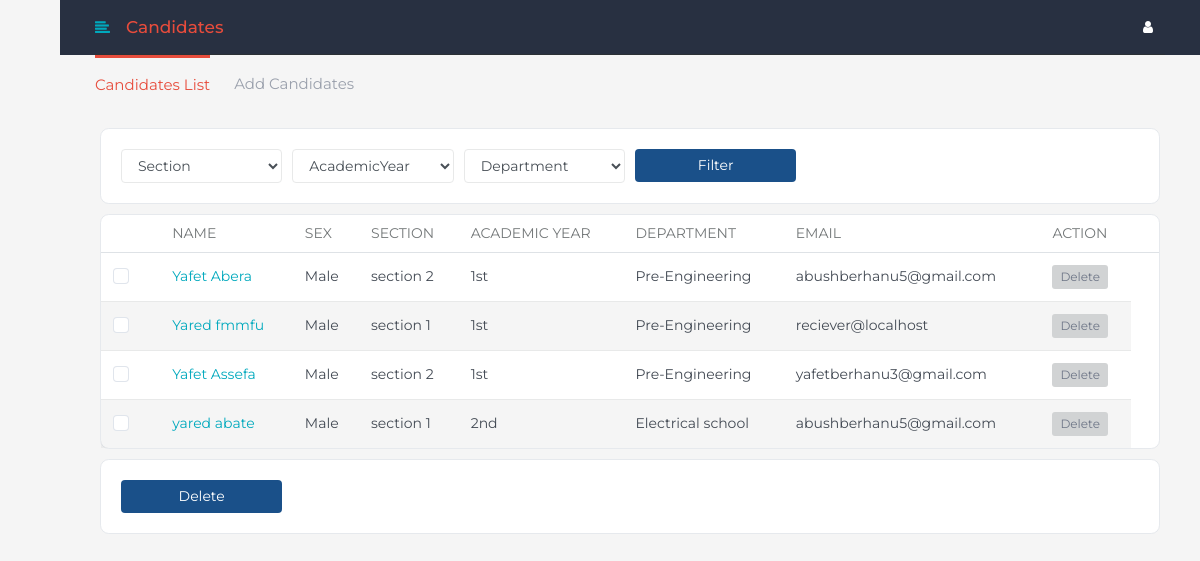
Before: /admin/candidate-list.php (signed in) with the older database file.
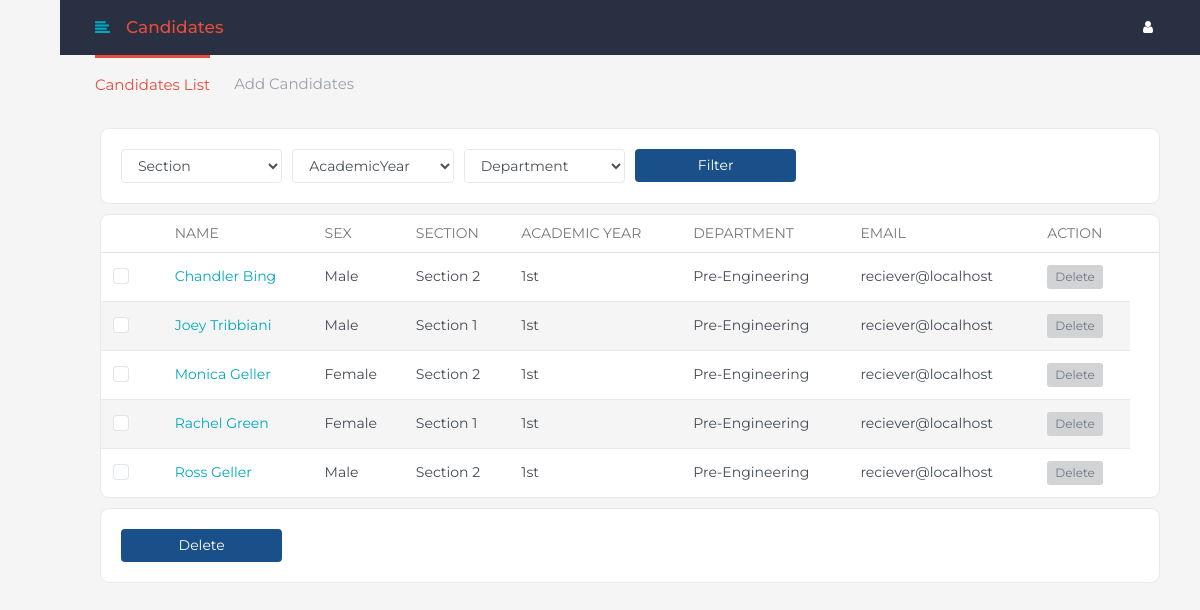
After: the same page with the newer database file.
### tables this page shows
CREATE TABLE `candidate` (
  `candidateId` varchar(25) NOT NULL,
  `password` varchar(256) NOT NULL,
  `firstName` varchar(50) NOT NULL,
  `lastName` varchar(50) NOT NULL,
  `sex` char(1) NOT NULL,
  `candidateImage` varchar(500) NOT NULL,
  `registrationDate` datetime NOT NULL,
  `sectionId` int(6) NOT NULL,
  `email` varchar(50) NOT NULL
);

CREATE TABLE `section` (
  `sectionId` int(6) NOT NULL,
  `sectionName` varchar(9) NOT NULL,
  `academicYear` int(1) NOT NULL,
  `department` varchar(50) NOT NULL
);

### admin/candidate-list.php (the view, shortened to what this page needs)
<?php
require('../config.php');
?>
<!doctype html>
<html lang="en" dir="ltr">
<head>
<link rel="stylesheet" href="../assets/plugins/bootstrap/css/bootstrap.min.css" />
<link rel="stylesheet" href="https://cdnjs.cloudflare.com/ajax/libs/font-awesome/4.7.0/css/font-awesome.min.css">
<link rel="stylesheet" href="../assets/css/main.css"/>
<link rel="stylesheet" href="../assets/css/theme1.css"/>
</head>
<body class="font-montserrat">
    <div class="page">
        <div id="page_top" class="section-body top_dark">
            <div class="container-fluid">
                <div class="page-header">
                    <div class="left">
                        <a href="javascript:void(0)" class="icon menu_toggle mr-3"><i class="fa  fa-align-left"></i></a>
                        <h1 class="page-title">Candidates</h1>
                    </div>
                    <div class="right">
                        <div class="notification d-flex">
                            <div class="dropdown d-flex">
                                <a class="nav-link icon d-none d-md-flex btn btn-default btn-icon ml-2" data-toggle="dropdown"><i class="fa fa-user"></i></a>
                            </div>
                        </div>
                    </div>
                </div>
            </div>
        </div>
		<div class="section-body">
      <div class="container-fluid">
               <div class="d-flex justify-content-between align-items-center">
                   <ul class="nav nav-tabs page-header-tab">
                       <li class="nav-item"><a class="nav-link active" data-toggle="tab" href="#todo-list">Candidates List</a></li>
                       <li class="nav-item"><a class="nav-link" data-toggle="tab" href="#todo-add">Add Candidates</a></li>
                   </ul>
               </div>
           </div>
        </div>
            <div class="section-body mt-3">
            <div class="container-fluid">
                  <div class="tab-content">
                  <div class="tab-pane fade show active" id="todo-list" role="tabpanel">
                  <form action="<?=$_SERVER['PHP_SELF']?>" method="POST">
                  <div class="col-12">
                        <div class="card">
                            <div class="card-body">
                                <div class="row">
                                    <div class="col-lg-2 col-md-4 col-sm-6">
                                        <div class="input-group">
                                                  <select name="sectionFilter" class="form-control show-tick">
                                                      <option value='all' selected hidden>Section</option>
                                                  </select>
                                        </div>
                                    </div>
                                      <div class="col-lg-2 col-md-4 col-sm-6">
                                          <div class="input-group">
                                                    <select name='academicYear' class="form-control show-tick">
                                                        <option value='all' selected hidden>AcademicYear</option>
                                                    </select>
                                          </div>
                                      </div>
                                      <div class="col-lg-2 col-md-4 col-sm-6">
                                          <div class="input-group">
                                                    <select name='department' class="form-control show-tick">
                                                        <option selected hidden value='all'>Department</option>
                                                    </select>
                                          </div>
                                      </div>
                                      <div class="col-lg-2 col-md-4 col-sm-6">
                                          <input type='submit' class="btn btn-primary btn-block"  name='filter' value='Filter'>
                                      </div>
                                </div>
                            </div>
                        </div>
                    </div>
                    <div class="col-12">
                        <div class="card">
                            <div class="table-responsive">
                                <table class="table table-hover table-striped table-vcenter mb-0 text-nowrap">
                                    <thead>
                                        <tr>
                                           <th></th>
                                            <th>Name</th>
                                            <th>Sex</th>
                                            <th>Section</th>
                                            <th>Academic Year</th>
                                            <th>Department</th>
                                            <th>Email</th>
                                            <th>Action<th>
                                        </tr>
                                    </thead>
                                    <tbody>
                                      <?php
                                      $cols="c.candidateId AS ci,c.firstName AS fname,c.lastName AS lname,c.sex AS sx,c.email AS email,s.sectionName AS section,s.academicYear AS year,s.department AS depart";
                                      $query="SELECT ".$cols." FROM section s,candidate c  WHERE c.sectionId=s.sectionId";
                                      $result=mysqli_query($con,$query) or die('Error to send query');
                                      if(mysqli_num_rows($result)!=0){
                                      while($row=mysqli_fetch_assoc($result)){
                                        $candidateId=$row['ci'];
                                        if($row['sx']=='m'){
                                          $sex='Male';
                                        }else{
                                          $sex='Female';
                                        }
                                        $year=$row['year'];
                                        if($year==1){
                                            $suffix='st';
                                        }else if($year==2){
                                            $suffix='nd';
                                        }else if($year==3){
                                            $suffix='rd';
                                        }else{
                                            $suffix='th';
                                        }
                                        echo "<tr>
                                              <td><label class='custom-control custom-checkbox select-cand'><input type='checkbox' class='custom-control-input' name='".$candidateId."'><span class='custom-control-label'>&nbsp;</span></label></td>
                                                  <td><a href='candidate-detail.php?candidateId=".$candidateId."'>".$row['fname']." ".$row['lname']."</a></td>
                                                  <td><span>".$sex."</span></td>
                                                  <td><span>".$row['section']."</span></td>
                                                  <td><span>".$year.$suffix."</span></td>
                                                  <td><span>".$row['depart']."</span></td>
                                                  <td><span>".$row['email']."</span></td>
                                                  <td><a href='delete-candidate.php?candidateId=".$candidateId."'><span class='tag tag-default'>Delete</a></span></td></tr>";
                                      }
                                    }else{
                                      echo "<tr><td colspan='9' style='text-align:center;'>No candidate found</td></tr>";
                                    }
                                      ?>
                                    </tbody>
                                </table>
                            </div>
                        </div>
                        <div class="card">
                            <div class="card-body">
                                <div class="row">
                                    <div class="col-lg-2 col-md-4 col-sm-6">
                                        <input type='submit' class="btn btn-primary btn-block" name='delete' value='Delete'>
                                    </div>
                                </div>
                            </div>
                        </div>
                    </div>
                    </form>
                </div>
                </div>
              </div>
            </div>
        </div>
</body>
</html>

### assets/css/theme1.css (style rules this page uses)
a,.btn-link { color:#00A9BD }
.text-green,.text-info,.text-success,.text-danger,.text-primary,.text-warning,.mail-star.active,.page-title { color:#E74C3C !important }
.btn-primary { background:#1A5089;color:#fff;border-color:#1A5089 }
.nav-tabs .nav-link.active { border-color:#E74C3C;color:#E74C3C }
.btn-primary { border:0 }
.table th { color:#747879 }
body { background-color:#f5f5f5 }
.page-header { border-color:#fff }
.page .section-white,.page .section-body { background:#f5f5f5 }
.card { background-color:#fff }
.top_dark { background-color:#283041 !important }

Changed rows visible on the page:
removed candidate: firstName "Yafet", lastName "Abera", sex "Male", sectionId.sectionName "section 2", sectionId.academicYear "1", sectionId.academicYear "st", sectionId.department "Pre-Engineering", email "abushberhanu5@gmail.com"
removed candidate: firstName "Yared", lastName "fmmfu", sex "Male", sectionId.sectionName "section 1", sectionId.academicYear "1", sectionId.academicYear "st", sectionId.department "Pre-Engineering", email "reciever@localhost"
removed candidate: firstName "Yafet", lastName "Assefa", sex "Male", sectionId.sectionName "section 2", sectionId.academicYear "1", sectionId.academicYear "st", sectionId.department "Pre-Engineering", email "yafetberhanu3@gmail.com"
removed candidate: firstName "yared", lastName "abate", sex "Male", sectionId.sectionName "section 1", sectionId.academicYear "2", sectionId.academicYear "nd", sectionId.department "Electrical school", email "abushberhanu5@gmail.com"
added candidate: firstName "Chandler", lastName "Bing", sex "Male", sectionId.sectionName "Section 2", sectionId.academicYear "1", sectionId.academicYear "st", sectionId.department "Pre-Engineering", email "reciever@localhost"
added candidate: firstName "Joey", lastName "Tribbiani", sex "Male", sectionId.sectionName "Section 1", sectionId.academicYear "1", sectionId.academicYear "st", sectionId.department "Pre-Engineering", email "reciever@localhost"
added candidate: firstName "Monica", lastName "Geller", sex "Female", sectionId.sectionName "Section 2", sectionId.academicYear "1", sectionId.academicYear "st", sectionId.department "Pre-Engineering", email "reciever@localhost"
added candidate: firstName "Rachel", lastName "Green", sex "Female", sectionId.sectionName "Section 1", sectionId.academicYear "1", sectionId.academicYear "st", sectionId.department "Pre-Engineering", email "reciever@localhost"
added candidate: firstName "Ross", lastName "Geller", sex "Male", sectionId.sectionName "Section 2", sectionId.academicYear "1", sectionId.academicYear "st", sectionId.department "Pre-Engineering", email "reciever@localhost"
